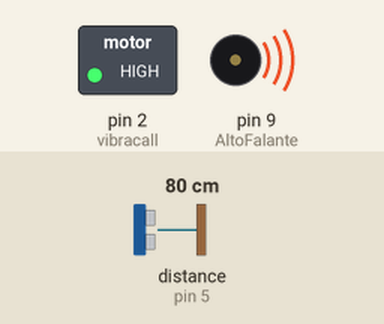
Simulated run of this sketch. Board: Arduino Uno, built with avr-gcc and run on an emulated ATmega328P. Shown: switched loads named in the sketch (green lamp = pin HIGH), buzzer (waves = sounding). Dashed ring = blinking. Inputs (shaded band) come from the test bench; at power-on: distance to the obstacle (sensor on pin 5) 80 cm. The echo pulse lasts 58.3 µs per cm; pins used as bus, display or sensor lines are not drawn.

Above: at 1.6 s.
1.7 s: distance to the obstacle (sensor on pin 5) set to 98 cm
3.2 s: distance to the obstacle (sensor on pin 5) set to 106 cm
At 3.52 s:
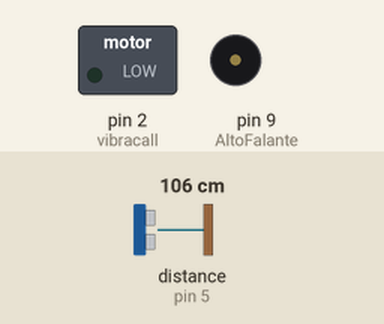
6.2 s: distance to the obstacle (sensor on pin 5) set to 2 cm
At 6.4 s:
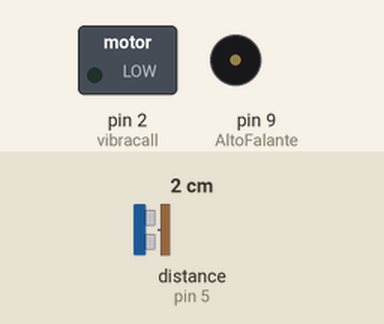
7.8 s: distance to the obstacle (sensor on pin 5) set to 120 cm
At 8.32 s:
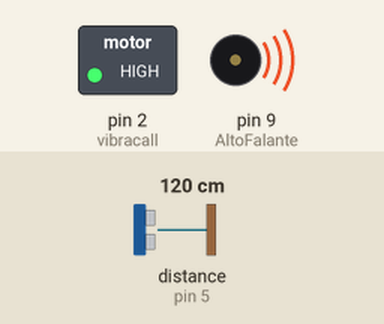
Timing chart, 0 to 11.8 s (numbered marks = the images above; inputs shaded):
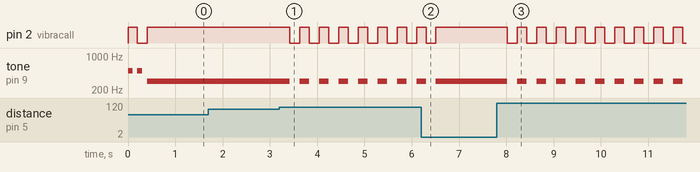

The sketch:

codigo_aparelho_sensorial_final.ino
```cpp
//Codigo Aparelho sensorial foi desenvolvido para a disciplina de Projetos de Engenharia 1
//Curso de Engenharia da Computação da universidade Federal do Pará
//Participantes Aleandra Ximenes, Artemisia Souza ,Ellen Gomes, Ilard Lamarão e Vivian Santos


#include "Ultrasonic.h"//BIBLIOTECA PARA O SENSOR ULTRASSÔNICO
#define N 300

//DECLARAÇÃO DOS PINOS NO ARDUÍNO
#define AltoFalante 9
#define vibracall 2
float echoPin = 5;
float trigPin = 8;

float distancia; //CRIA UMA VARIÁVEL CHAMADA "distancia" DO TIPO FLOAT

Ultrasonic ultrasonic(trigPin,echoPin); //INICIALIZANDO OS PINOS DO SENSOR

void setup()
{
    //DEFINE OS PINOS COMO ENTRADA OU SAÍDA
    pinMode(echoPin, INPUT);
    pinMode(trigPin, OUTPUT);
    pinMode(AltoFalante, OUTPUT);
    pinMode(vibracall, OUTPUT);

    //ALERTA AO USUÁRIO QUE O APARELHO INICIALIZOU
    tone(AltoFalante,500);
    digitalWrite(vibracall,HIGH);
    delay(100);
    noTone(AltoFalante);
    delay(100);
    digitalWrite(vibracall,LOW);
    tone(AltoFalante,500);
    delay(100);
    noTone(AltoFalante);
    delay(100);
}

//CALCULA A DISTÂNCIA E A FUNÇÃO RANGING FAZ A CONVERSÃO DO TEMPO DE RESPOSTA DO ECHO EM CM E ARMAZENA EM "distancia"
void sensor()
{
    digitalWrite(trigPin, LOW); //DEFINE O PINO 8 COM UM PULSO BAIXO "LOW"
    delayMicroseconds(2); // DELAY DE 2 MICROSSEGUNDOS
    digitalWrite(trigPin, HIGH); //DEFINE O PINO 8 COM PULSO ALTO "HIGH"
    delayMicroseconds(5); // DELAY DE 5 MICROSSEGUNDOS
    digitalWrite(trigPin, LOW); //DEFINE O PINO 8 COM PULSO BAIXO "LOW" NOVAMENTE
    distancia = (ultrasonic.Ranging(CM)); // VARIÁVEL RECEBE O VALOR DA DISTÂNCIA MEDIDA
    delay(5); //INTERVALO DE 5 MILISSEGUNDOS
}

void loop()
{
    sensor(); // FAZ A CHAMADA DA FUNÇÃO "sensor()"

    //ALERTA AO USUÁRIO SOBRE OBSTÁCULOS
    if(distancia <= 150 && distancia > 125)
    {
        tone(AltoFalante,N);
        digitalWrite(vibracall,HIGH);
        delay(400);
        noTone(AltoFalante);
        digitalWrite(vibracall,LOW);
        delay(400);
    }
    else
    {
        if(distancia <= 125 && distancia > 100)
        {
            tone(AltoFalante,N);
            digitalWrite(vibracall,HIGH);
            delay(200);
            noTone(AltoFalante);
            digitalWrite(vibracall,LOW);
            delay(200);
        }
        else
        {
            if(distancia <= 100)
            {
                tone(AltoFalante,N
                );
                digitalWrite(vibracall,HIGH);
            }
            else
            {
                noTone(AltoFalante);
                digitalWrite(vibracall,LOW);
            }
        }
    }
}
```

Measured:
- the behaviour switches between 100 and 101 cm on distance to the obstacle (sensor on pin 5) (found by bisection; images 0 and 1)
- after the input at 1.7 s, every drawn part: stays the same
- after the input at 3.2 s, pin 2 (vibracall): alternates HIGH for 0.20 s and LOW for 0.21 s, starting after 0.22 s; tone on pin 9 (AltoFalante): alternates 300 Hz for 0.20 s and silent for 0.21 s, starting after 0.22 s
- after the input at 6.2 s, pin 2 (vibracall): goes on until 6.5 s, then stays HIGH; tone on pin 9 (AltoFalante): goes on until 6.5 s, then stays 300 Hz
- after the input at 7.8 s, pin 2 (vibracall): alternates HIGH for 0.20 s and LOW for 0.21 s, starting after 0.22 s; tone on pin 9 (AltoFalante): alternates 300 Hz for 0.20 s and silent for 0.21 s, starting after 0.22 s
- by itself, tone on pin 9 (AltoFalante): plays 500 Hz for 0.10 s, 500 Hz for 0.10 s, 300 Hz for 1.3 s
